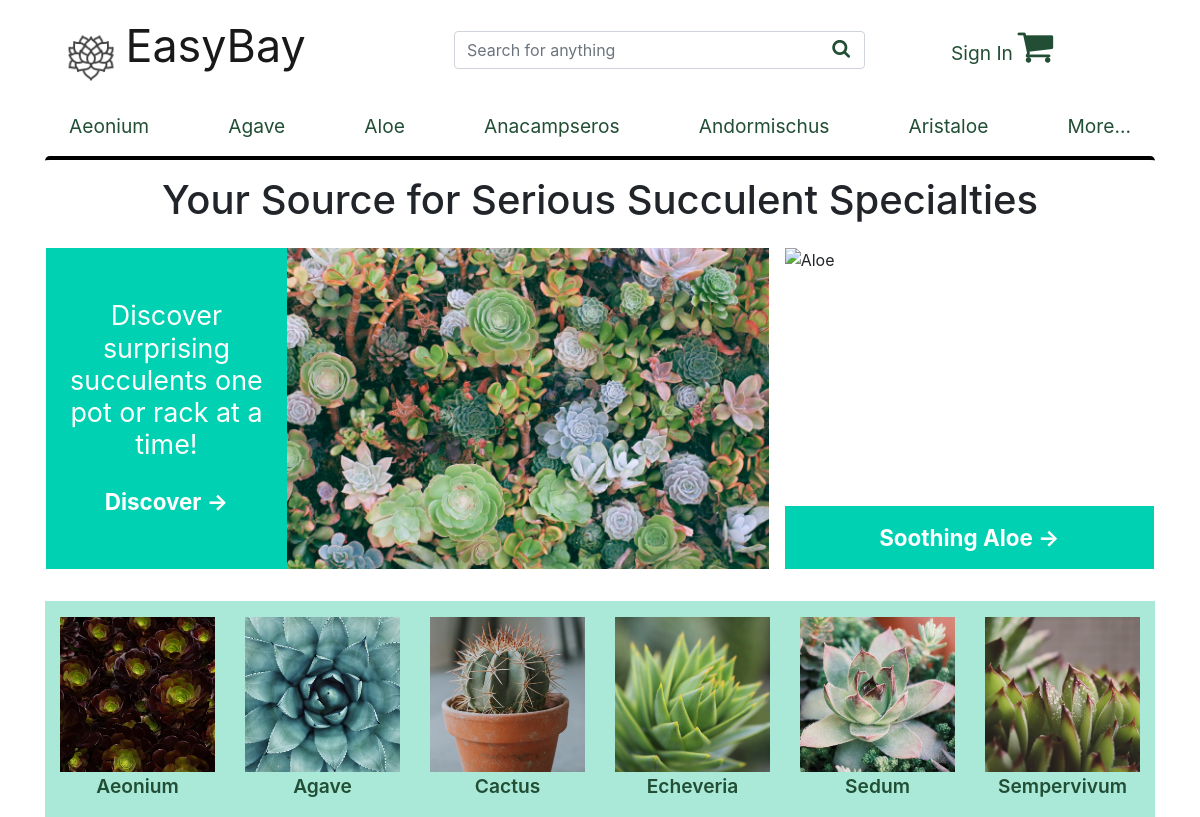
The page / on the database its author committed.
### plant/models.py (models this page shows)
class Plant(models.Model):
    name = models.CharField(max_length=45)
    description = models.TextField()
    price = models.FloatField()
    quantity = models.IntegerField()
    picture = models.FileField(upload_to="plants_images", default='plants_images/default_succulent.png')
    created_at = models.DateTimeField(auto_now_add=True)
    updated_at = models.DateTimeField(auto_now=True)
    objects = PlantManager()

### plant/views.py (the view)
# urls.py: 2. Add a URL to urlpatterns:  path('', views.home, name='home')
def home(request):
    if "userid" in request.session.keys():
        context = {
            "user": User.objects.get(id=request.session["userid"]),
            "succulents": Plant.objects.all()[:6],
            "ordered_succulents": Plant.objects.order_by("name")[:6],
        }
    else:
        context = {"succulents": Plant.objects.all()[:6], "ordered_succulents": Plant.objects.order_by("name")[:6]}
    return render(request, "index.html", context)

### plant/templates/index.html (shortened to what this page needs)
<!DOCTYPE html>
<html lang="en">
	<head>
		<link
			rel="stylesheet"
			href="https://cdnjs.cloudflare.com/ajax/libs/font-awesome/4.7.0/css/font-awesome.min.css"
		/>
		<link
			rel="stylesheet"
			href="https://cdn.jsdelivr.net/npm/bootstrap@4.6.0/dist/css/bootstrap.min.css"
		/>
		<link
			rel="stylesheet"
			href="https://ajax.googleapis.com/ajax/libs/jqueryui/1.12.1/themes/base/jquery-ui.css"
		/>
		<link rel="stylesheet" href="styles.css" />
		{% load static %}
		<link rel="stylesheet" href="{% static 'all_styles/styles.css' %}" />
	</head>
	<body>
		<div class="container">
			{% include 'partials/nav.html' %}
			<nav class="navbar navbar-expand-md navbar-light">
				<div
					class="collapse navbar-collapse"
					id="navbarSupportedContent"
				>
					<ul
						class="navbar-nav mr-auto justify-content-between w-100"
					>
					{% for succulent in ordered_succulents %}
					<li class="nav-item">
						<a class="nav-link" href="/succulents/{{succulent.id}}/">{{succulent.name}}</a>
					</li>
					{% endfor %}
						<li class="nav-item">
							<a class="nav-link" href="#">More...</a>
						</li>
					</ul>
				</div>
			</nav>
			<div class="jumbotron">
				<h1 class="mb-4">
					Your Source for Serious Succulent Specialties
				</h1>
				<div class="row">
					<div class="col-md-8 col-sm-7">
						<div class="row h-100">
							<div
								class="col-md-4 col-sm-6 p-3 mt-0 left_plank d-flex flex-column justify-content-center"
							>
								<h2 class="display-4">
									Discover surprising succulents one pot or
									rack at a time!
								</h2>
								<a class="pt-3" href="#"
									>Discover&nbsp;&rarr;</a
								>
							</div>
							<div class="col-md-8 col-sm-6 p-0">
								{% load static %}
								<img
									class="succulents"
									src="{% static 'all_images/succulents.jpg' %}"
									hover-src="{% static 'all_images/succulents_replace.jpg' %}"
									alt="Succulents"
								/>
							</div>
						</div>
					</div>
					<div
						class="col-md-4 col-sm-5 d-flex flex-column justify-content-between right_plank px-0"
					>
					{% load static %}
						<img src="{% static 'all_images/soothing_aloe.jpg' %}" alt="Aloe" />
						<a class="custom_btn" role="button" href="/succulents/10/"
							>Soothing Aloe&nbsp;&rarr;</a
						>
					</div>
				</div>
			</div>
			<main>
				<div class="row mt-3 mx-0 pb-0">
					{% for succulent in succulents %}
					<div class="col-lg-2 col-md-4 col-sm-6 col-xs-6">
						<a href="succulents/{{succulent.id}}/">
							<img src="{{succulent.picture.url}}" alt="{{succulent.name}}" />
							<p class="succulent_name">{{succulent.name}}</p>
						</a>
					</div>
							{% load static %}
							{% load static %}
							{% load static %}
							{% load static %}
							{% load static %}
							{% load static %}
					{% endfor %}
				</div>
			</main>
		</div>
	</body>
</html>

### static_files/css/styles.css (style rules this page uses)
* { vertical-align: baseline; font-weight: inherit; font-family: inherit; font-style: inherit; color: inherit; font-size: 100%; border: 0 none; outline: 0; padding: 0; margin: 0; }
img { width: 100%; object-fit: cover; }
.navbar-light .navbar-nav .nav-link, a { color: #214e34; }
.navbar .nav-item a { font-size: 1rem; }
.jumbotron { border-top: 4px solid black; padding: 16px; margin-bottom: 0; background-color: white; }
.jumbotron h1 { text-align: center; font-size: 1.2rem; }
.jumbotron img { height: 100%; }
.jumbotron .row .col-md-8 .row { margin-right: 1px; }
.display-4 { font-size: 1em; font-weight: 300; }
.left_plank, .custom_btn { color: white; background-color: #00d1b2; font-size: 1.2rem; font-weight: 600; text-align: center; }
.left_plank a { color: white; }
.right_plank { margin-top: 15px; }
.custom_btn { padding: 15px; margin-top: 15px; }
main .row { background-color: #aae8d8; padding: 16px 0; }
p.succulent_name { text-align: center; font-size: 1.2rem; font-weight: 600; }
@media only screen and (min-width: 576px) { .jumbotron h1 { font-size: 1.5rem; } }
@media only screen and (min-width: 576px) { .right_plank { margin-top: 0; } }
@media only screen and (min-width: 768px) { .jumbotron h1 { font-size: 2rem; } }
@media only screen and (min-width: 992px) { .navbar .nav-item a { font-size: 1.2rem; } }
@media only screen and (min-width: 992px) { .jumbotron h1 { font-size: 2.5rem; } }
@media only screen and (min-width: 992px) { .display-4 { font-size: 1.2em; font-weight: 400; } }
@media only screen and (min-width: 992px) { .custom_btn, .left_plank { font-size: 1.4rem; font-weight: 700; } }

### rows shown on the page
Plant: name "Aeonium", picture (picture)
Plant: name "Agave", picture (picture)
Plant: name "Aloe"
Plant: name "Anacampseros"
Plant: name "Andormischus"
Plant: name "Aristaloe"
Plant: picture (picture), name "Cactus"
Plant: picture (picture), name "Echeveria"
Plant: picture (picture), name "Sedum"
Plant: picture (picture), name "Sempervivum"
